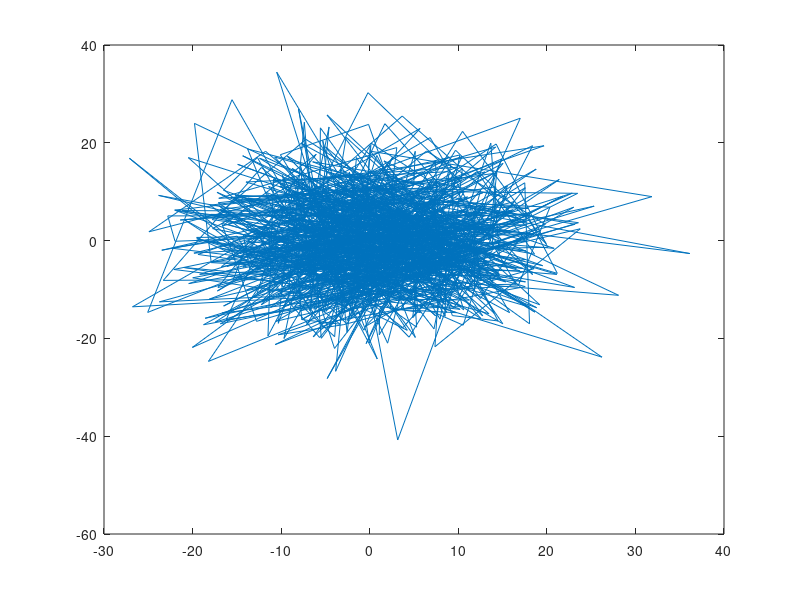

Here is the MATLAB script that generated this plot: (Note: this script raises an error after producing the figure.)
function drawParticle_test()
close all; 
figure; plot(10*randn(1,1000),10*randn(1,1000)); hold on;
% drawParticle(1,1,180,'red')
hold on;
% drawParticle(-3,4,70,'red')
drawParticle(0,0,45,'red')
drawParticle(5,5,270,'g')
axis equal
end

